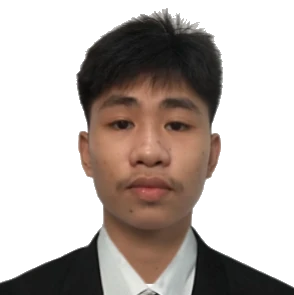
#> input picture assets/portrait.webp, 294 x 295 px
$ python upscale_portrait.py
#> lines starting #> are read from the running program, lines starting #| are printed output that depends on the picture
"""Create a 3×, gently sharpened derivative of the original transparent portrait.
Run from the repository root with Pillow installed.
"""
from pathlib import Path
from PIL import Image, ImageFilter, ImageChops

root = Path(__file__).resolve().parents[1]
source = root / "assets/portrait.webp"
target = root / "assets/portrait-upscaled.webp"
with Image.open(source) as original:
#> original is the input picture: PIL image 294x295 RGBA; mean R, G, B, A 73.9, 55.7, 45.9, 112.9
    original = original.convert("RGBA")
    enlarged = original.resize((original.width * 3, original.height * 3), Image.Resampling.LANCZOS)
    alpha = enlarged.getchannel("A")
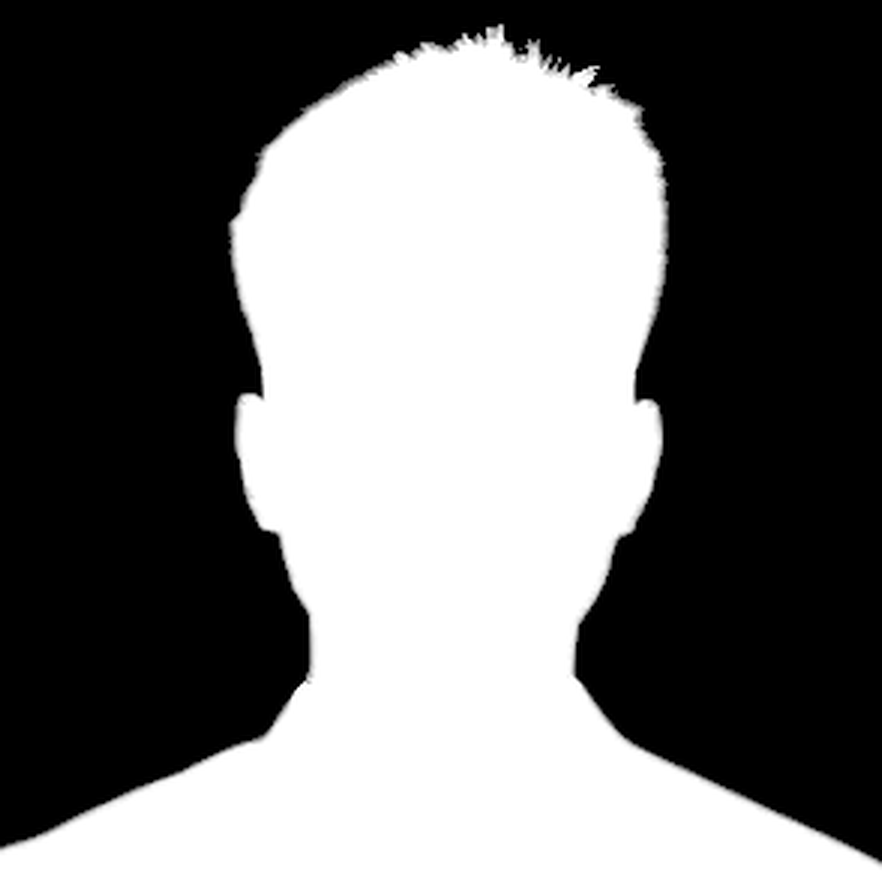
#> alpha: PIL image 882x885 L; min 0, max 255, mean 113
    rgb = enlarged.convert("RGB")
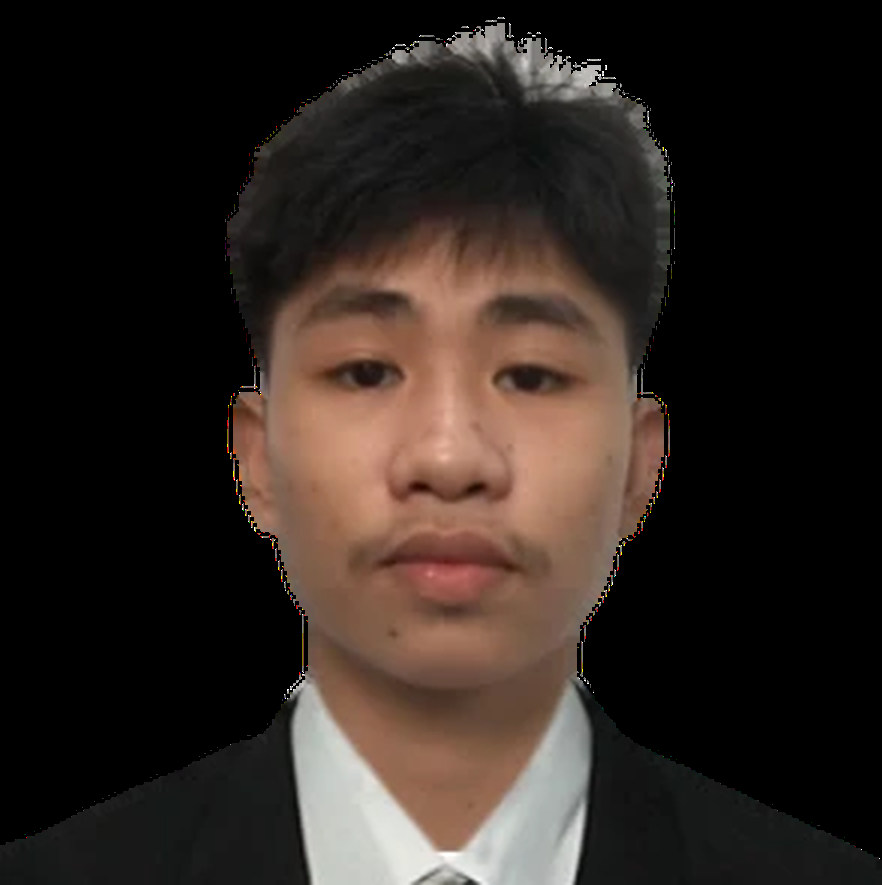
#> rgb: PIL image 882x885 RGB; mean R, G, B 46.1, 37, 32
    crisp = rgb.filter(ImageFilter.UnsharpMask(radius=1.8, percent=75, threshold=3))
    # Protect the cutout edge and preserve exactly the resampled alpha channel.
    interior = alpha.filter(ImageFilter.MinFilter(7))
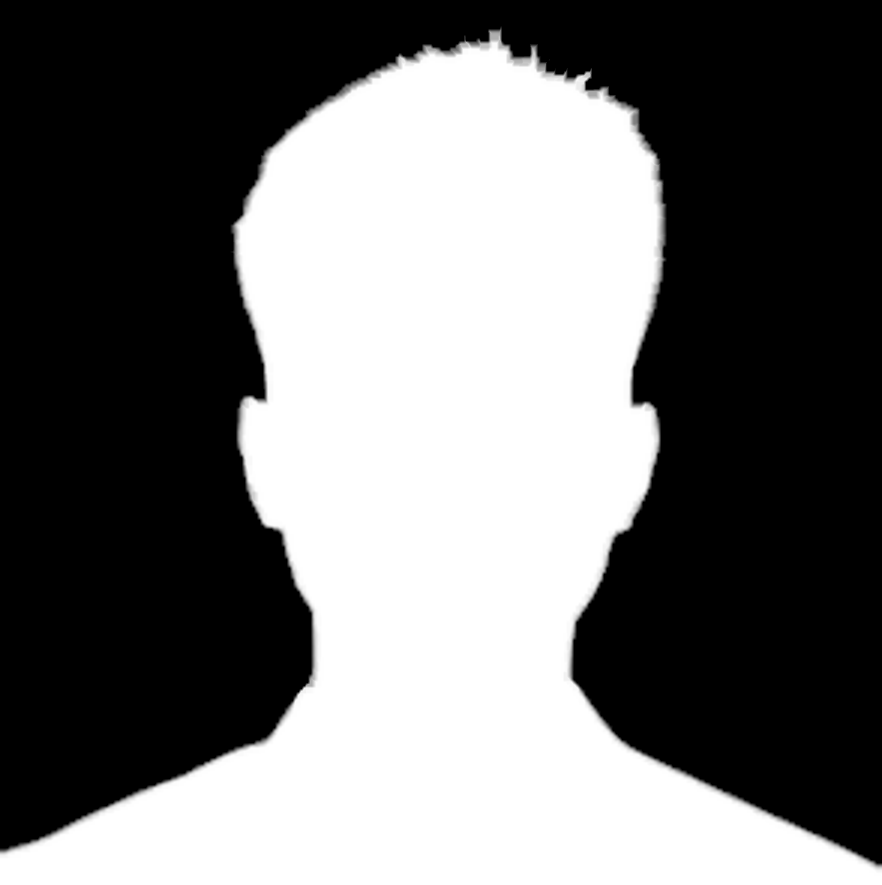
#> interior: PIL image 882x885 L; min 0, max 255, mean 109.8
    result = Image.composite(crisp, rgb, interior)
    result.putalpha(alpha)
#> result: PIL image 882x885 RGBA
    result.save(target, format="WEBP", lossless=True, method=6)
with Image.open(target) as check:
    assert check.size == (882, 885), check.size
    assert "A" in check.getbands(), "Portrait transparency lost"
print("Generated", target.name, check.size)
#| Generated portrait-upscaled.webp (882, 885)
